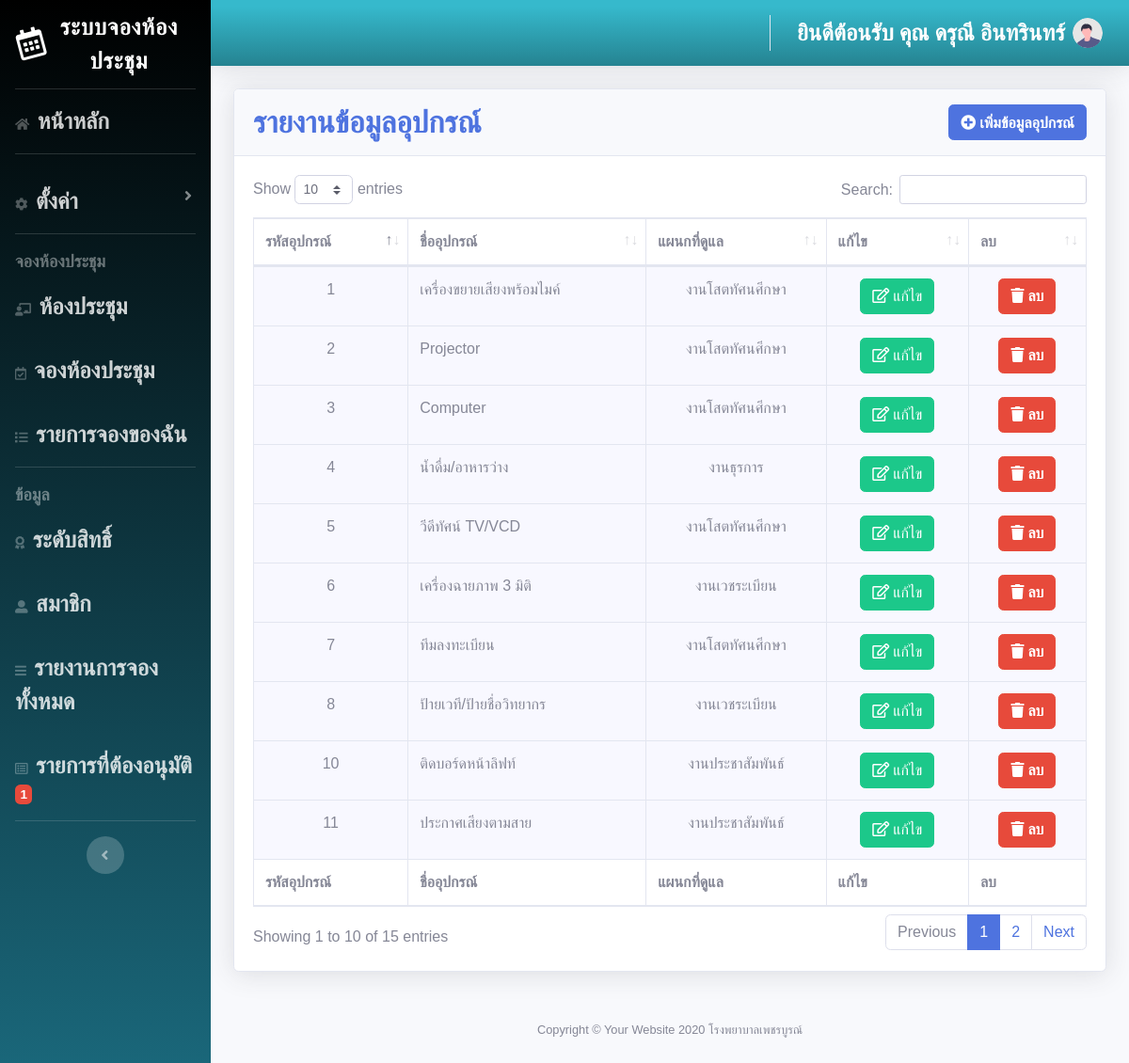
The app's page /meeting/showequipment.php (signed in) with its own data.
### tables this page shows
CREATE TABLE `equipment` (
  `eq_id` int(3) NOT NULL,
  `eq_name` varchar(250) NOT NULL,
  `de_id` int(10) NOT NULL
);

CREATE TABLE `department` (
  `de_id` int(10) NOT NULL,
  `de_name` varchar(50) NOT NULL,
  `de_phone` varchar(10) NOT NULL
);

### meeting/showequipment.php (the view, shortened to what this page needs)
<?php
if (!$_SESSION['userid']) {
  header("Location: frm_login.php");
} else {
  include ('connect.php');
  $sql = "SELECT * FROM equipment e ,department d WHERE e.de_id = d.de_id " ;
  $query = mysqli_query($con, $sql)
  or die ("3.ไม่สามารถประมวลผลคำสั่งได้").mysql_error;
  ?>
  <!DOCTYPE html>
  <html lang="en">
  <head>
    <link href="vendor/fontawesome-free/css/all.min.css" rel="stylesheet" type="text/css">
    <link href="css/sb-admin-2.min.css" rel="stylesheet">
    <link href="vendor/datatables/dataTables.bootstrap4.min.css" rel="stylesheet">
  </head>
  <body id="page-top">
    <?php
    include "admin_menu.php";
    ?>
    <div class="container-fluid">
                          <div class="card shadow mb-4">
                            <div class="card-header py-3">
                              <h6 class="m-0 font-weight-bold text-primary"><font size="6" face="TH SarabunPSK"> รายงานข้อมูลอุปกรณ์ </font><a href="frm_addequipment.php"><span class="btn btn-primary fa fas-plus float-right "><i class="fas fa-plus-circle"> เพิ่มข้อมูลอุปกรณ์</i></a></h6>
                              </div>
                              <div class="card-body">
                                <div class="table-responsive">
                                  <table class="table table-bordered" id="dataTable" width="100%" cellspacing="0">
                                    <thead>
                                      <tr>
                                        <th>รหัสอุปกรณ์</th>
                                        <th>ชื่ออุปกรณ์</th>
                                        <th>แผนกที่ดูแล</th>
                                        <th>แก้ไข</th>
                                        <th>ลบ</th>
                                      </tr>
                                    </thead>
                                    <tfoot>
                                      <tr>
                                        <th>รหัสอุปกรณ์</th>
                                        <th>ชื่ออุปกรณ์</th>
                                        <th>แผนกที่ดูแล</th>
                                        <th>แก้ไข</th>
                                        <th>ลบ</th>
                                      </tr>
                                    </tfoot>
                                    <tbody>
                                      <?php
                                      while ($rs=mysqli_fetch_array($query)){
                                        ?>
                                        <tr>
                                          <td height="32" align="center" bgcolor="#F8F8FF"><?php echo "$rs[eq_id]"; ?></td>
                                          <td bgcolor="#F8F8FF" ><?php echo "$rs[eq_name]"; ?></td>
                                          <td align="center" bgcolor="#F8F8FF" ><?php echo "$rs[de_name]"; ?></td>
                                          <td align="center" bgcolor="#F8F8FF"><div align="center">
                                            <?php echo "<a href=\"frm_editequipment.php?eq_id=$rs[eq_id]\">"; ?><span  class="btn btn-success   " > <i class="far fa-edit">  แก้ไข </i></span></a></div></td>
                                            <td align="center" bgcolor="#F8F8FF"><div align="center">
                                             <?php echo "<a href=\"frm_deleteequipment.php?eq_id=$rs[eq_id]\">"; ?><span  class="btn btn-danger   " > <i class="fas fa-trash">  ลบ  </i></span></a></div></td>
                                           </tr>
                                           <?php
                                         }
                                         ?>
                                       </tbody>
                                     </table>
                                   </div>
                                 </div>
                               </div>
                             </div>
                           </div>
                           <?php
                           include "foot1.php";
                           ?>
                         </div>
                       </div>
                    </body>
                    </html>
                    <?php } ?>

### meeting/foot1.php (style rules this page uses)
body { font-family: "Poppins", sans-serif; background-color:#F8F8FF; height: 100vh; }

### records on screen
equipment: eq_id "1", eq_name "เครื่องขยายเสียงพร้อมไมค์", de.de_name "งานโสตทัศนศีกษา"
equipment: eq_id "2", eq_name "Projector", de.de_name "งานโสตทัศนศีกษา"
equipment: eq_id "3", eq_name "Computer", de.de_name "งานโสตทัศนศีกษา"
equipment: eq_id "4", eq_name "น้ำดื่ม/อาหารว่าง", de.de_name "งานธุรการ"
equipment: eq_id "5", eq_name "วีดีทัศน์ TV/VCD", de.de_name "งานโสตทัศนศีกษา"
equipment: eq_id "6", eq_name "เครื่องฉายภาพ 3 มิติ", de.de_name "งานเวชระเบียน"
equipment: eq_id "7", eq_name "ทีมลงทะเบียน", de.de_name "งานโสตทัศนศีกษา"
equipment: eq_id "8", eq_name "ป้ายเวที/ป้ายชื่อวิทยากร", de.de_name "งานเวชระเบียน"
equipment: eq_id "10", eq_name "ติดบอร์ดหน้าลิฟท์", de.de_name "งานประชาสัมพันธ์"
equipment: eq_id "11", eq_name "ประกาศเสียงตามสาย", de.de_name "งานประชาสัมพันธ์"

### other values on screen
$num "1"
$_SESSION['user'] "ดรุณี อินทรินทร์"
